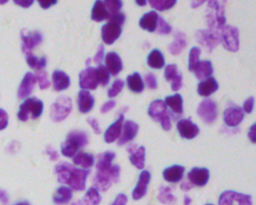
#> input picture notebooks/speci2.png, 256 x 205 px, shrunk from 320 x 256 before the run
$ jupyter execute --allow-errors large_test.ipynb   (shell and % lines are left out)   (older library calls are emulated)
#> lines starting #> are read from the running program, lines starting #| are printed output that depends on the picture; after the words box and inside, x2 and y2 are one past the last pixel; in counts of white or black regions, pixels touching at a corner belong together
[cell 1]
import torch
from PIL import Image,ImageDraw
import matplotlib.pyplot as plt
import numpy as np
import cv2
import math
import time
from skimage.feature import peak_local_max

[cell 2]
img = cv2.imread('speci2.png')
#> img is the input picture: shape (205, 256, 3); mean B, G, R 193, 154.2, 177.3
gray = cv2.cvtColor(img,cv2.COLOR_BGR2GRAY)
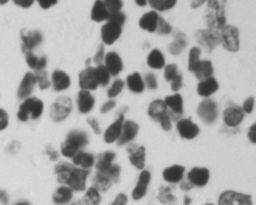
#> gray: shape (205, 256); min 46, max 219, mean 165.5
sobelx = cv2.Sobel(gray,cv2.CV_64F,1,0,ksize=5)
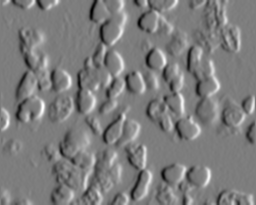
#> sobelx: shape (205, 256) float64; min -4872, max 5020, mean -2.3; drawn with min black and max white
sobely = cv2.Sobel(gray,cv2.CV_64F,0,1,ksize=5)
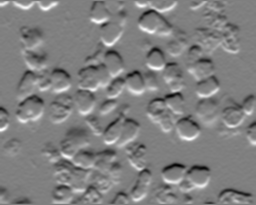
#> sobely: shape (205, 256) float64; min -4671, max 4636, mean 18.9; drawn with min black and max white
magni,angle = cv2.cartToPolar(sobelx,sobely)
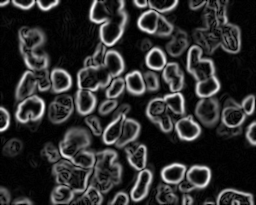
#> magni: shape (205, 256) float64; min 0, max 5086.8, mean 926.9; drawn with min black and max white
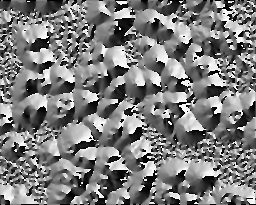
#> angle: shape (205, 256) float64; min 0, max 6.28, mean 3.08; drawn with min black and max white

[cell 3]
h,w = magni.shape
#> h = 205; w = 256
temp_mean = magni.mean()
#> temp_mean = 926.9

[cell 4]
def default_weight(*args):
    return 1

def gauss_weight(y,x,center_y,center_x,sigma):
    s = 2*(sigma)**2
    index = -1*((x-center_x)**2+(y-center_y)**2)/s
    weight = math.exp(index)/(s*math.pi)
    return weight

_delta = 30*math.pi/180

def get_area_templates(rmin,rmax,d=_delta,weight=default_weight):
#> called with rmin = 5, rmax = 15, d = 0.524
    area_templates = []
    num = 360
    if rmax < 30:
        num = 180
    elif rmax < 15:
        num = 90

    radio = 2*math.pi/num
    for i in range(0,num):
        init_area = np.zeros((rmax*2+1,rmax*2+1))
        orient = i*radio
        y = rmax
        x = rmax
        center_y = math.floor(y+((rmin+rmax)/2)*math.sin(orient))
        center_x = math.floor(x+((rmin+rmax)/2)*math.cos(orient))
        for p in range(0,2*rmax+1):
            for q in range(0,2*rmax+1):
                dist = (p-x)**2+(q-y)**2
                if dist > rmin**2 and dist < rmax**2 :
                    vec_angle = math.atan2(q-y,p-x)
                    if vec_angle < 0:
                        vec_angle += math.pi*2
                    angle_diff = abs(vec_angle - orient)
                    if  angle_diff <= d  or angle_diff >= 2*math.pi-d:
                        init_area[q][p] = 1*weight(q,p,center_y,center_x,(rmax-rmin)/2)
                else:
                    continue

        area_templates.append(init_area)

    return area_templates


def v_a_from_templates(y,x,area_templates,angle):
    orient = (angle[y][x]+math.pi)%(2*math.pi)
    radio =  2*math.pi/len(area_templates)
    index = math.floor((orient/radio)+0.5)
    index = index%len(area_templates) #radius [359.5,360)
    voting_area = np.zeros_like(angle)
    sample = area_templates[index].copy()
    _,lenth = sample.shape
    rmax = (lenth-1)//2
    move_y = rmax-y
    move_x = rmax-x

    x_low = max(x-rmax,0)
    x_high = min(x+rmax,w)
    y_low = max(y-rmax,0)
    y_high = min(y+rmax,h)

    s_x_l = x_low + move_x
    s_x_h = x_high + move_x
    s_y_l = y_low + move_y
    s_y_h = y_high + move_y


    voting_area[y_low:y_high,x_low:x_high] = sample[s_y_l:s_y_h,s_x_l:s_x_h]

    return voting_area

[cell 5]
area_templates = get_area_templates(5,15,weight=gauss_weight)

[cell 6]
result = []
#> (the rest of this cell did not finish here and is left out)

#> (a cell that did not finish here is left out)

[cell 8]
thresh,ret = cv2.threshold(gray,0,255,cv2.THRESH_BINARY_INV+cv2.THRESH_OTSU)
im_filled = np.zeros((h+2,w+2),np.uint8)
im_filled[1:h+1,1:w+1] = ret.copy()
mask = np.zeros((h+4,w+4),np.uint8)
cv2.floodFill(im_filled,mask,(0,0),255)
im_new = im_filled[1:h+1,1:w+1]
ret[im_new==0] = 255

opening = cv2.morphologyEx(ret,cv2.MORPH_ERODE,np.ones((3,3),np.uint8), iterations = 1)
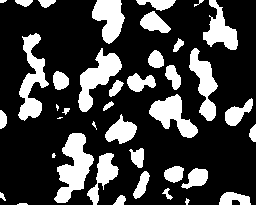
#> opening: shape (205, 256); 25% white; 40 white regions (6 under 20 px), largest, box (x1, y1, x2, y2) and area: (54, 133, 94, 203) 1439, (18, 33, 49, 121) 1217, (78, 48, 122, 112) 1171

distance_map = cv2.distanceTransform(opening.astype(np.uint8),cv2.DIST_L2,5)

$ run again, with notebooks/specimens.png copied over notebooks/speci2.png
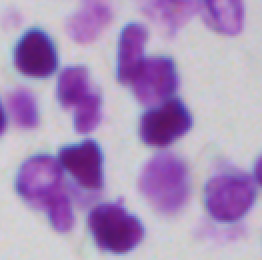
#> input picture notebooks/specimens.png, 131 x 130 px (shown 2 times larger)
#> img is the input picture: shape (130, 131, 3); mean B, G, R 189.5, 146, 171.4
#> `magni,angle = cv2.cartToPolar(sobelx,sobely)`:
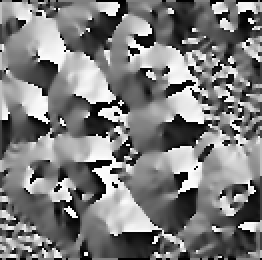
#> angle: shape (130, 131) float64 (shown 2 times larger); min 0, max 6.28, mean 3.07; drawn with min black and max white
#> temp_mean = 847.5
#> the loop `for i in range(w):` made 131 passes
#> mask: shape (130, 131) bool; 0.1% white in thin lines or dots, all inside (x1, y1, x2, y2) = (10, 2, 115, 115)
#> show_img: shape (130, 131, 3); 0.1% of pixels changed, all inside (x1, y1, x2, y2) = (10, 2, 115, 115)
#> im_new: shape (130, 131); 99.9% white; 1 black region (1 under 20 px)
#> opening: shape (130, 131); 29.5% white; 8 white regions, largest, box (x1, y1, x2, y2) and area: (9, 70, 71, 126) 1610, (59, 13, 95, 105) 1541, (104, 80, 131, 111) 497
#> `new_area = voting_area*distance_map`:
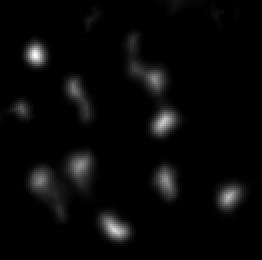
#> new_area: shape (130, 131) float64 (shown 2 times larger); min 0, max 20.72, mean 0.7; drawn with min black and max white
#> cans: shape (130, 131) bool; 0.09% white in thin lines or dots, all inside (x1, y1, x2, y2) = (10, 0, 115, 116)
#> new_img: shape (130, 131, 3); 0.09% of pixels changed, all inside (x1, y1, x2, y2) = (10, 0, 115, 116)
